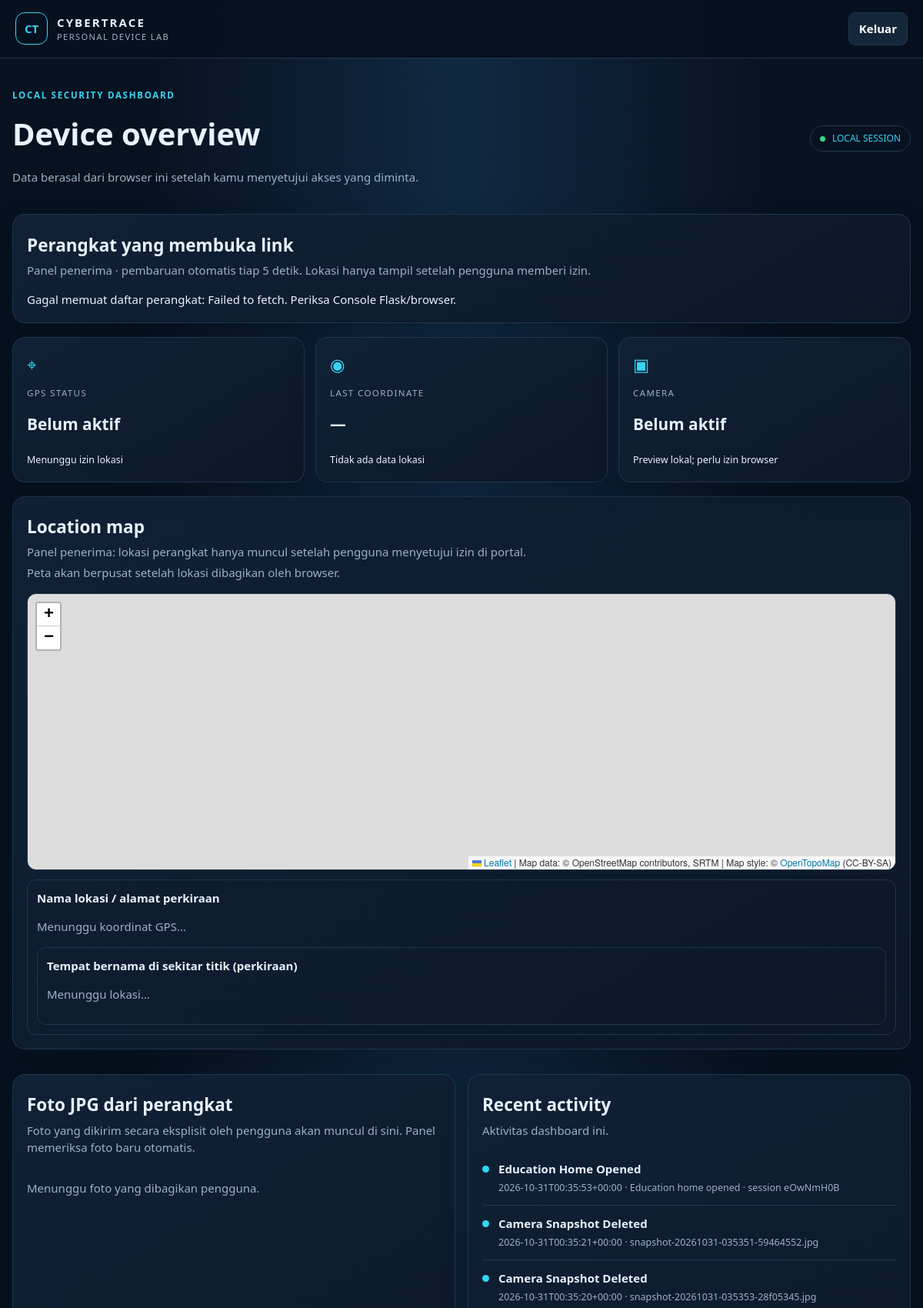
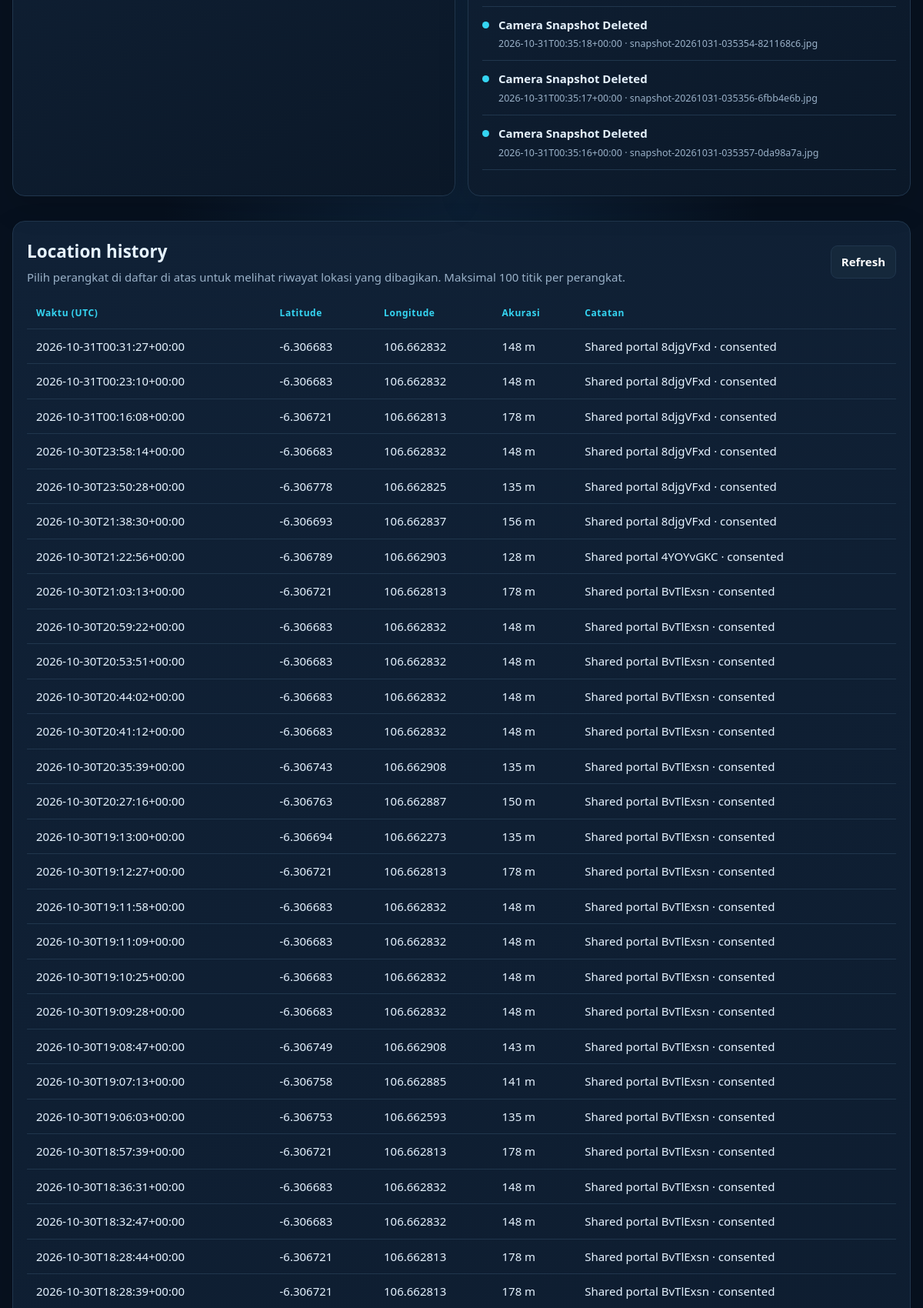
/admin (signed in, upper part), run on the app's committed database (2 pictures, top to bottom).
### tables this page shows
CREATE TABLE events (
            id INTEGER PRIMARY KEY AUTOINCREMENT,
            created_at TEXT NOT NULL,
            event_type TEXT NOT NULL,
            detail TEXT
        );

CREATE TABLE locations (
            id INTEGER PRIMARY KEY AUTOINCREMENT,
            created_at TEXT NOT NULL,
            latitude REAL NOT NULL,
            longitude REAL NOT NULL,
            accuracy REAL,
            note TEXT
        , share_id TEXT);

### app.py (the view)
@app.route("/admin")
@login_required
def index():
    with db() as con:
        latest = con.execute("SELECT * FROM locations ORDER BY id DESC LIMIT 1").fetchone()
        locations = con.execute("SELECT * FROM locations ORDER BY id DESC LIMIT 100").fetchall()
        events = con.execute("SELECT * FROM events ORDER BY id DESC LIMIT 20").fetchall()
    return render_template("index.html", latest=latest, locations=locations, events=events,
                           csrf=session.get("csrf", ""))

### app.py (called while the page is built)
def db():
    con = sqlite3.connect(DB_PATH)
    con.row_factory = sqlite3.Row
    return con

def login_required(fn):
    @wraps(fn)
    def wrapper(*args, **kwargs):
        if not session.get("authenticated"):
            return redirect(url_for("login"))
        return fn(*args, **kwargs)
    return wrapper

@app.after_request
def security_headers(response):
    response.headers["X-Content-Type-Options"] = "nosniff"
    response.headers["X-Frame-Options"] = "DENY"
    response.headers["Referrer-Policy"] = "no-referrer"
    response.headers["Permissions-Policy"] = "geolocation=(self), camera=(self), microphone=()"
    response.headers["Cache-Control"] = "no-store"
    return response

### templates/index.html (shortened to what this page needs)
<!doctype html>
<html lang="id"><head><meta charset="utf-8"><meta name="viewport" content="width=device-width,initial-scale=1">
<link rel="stylesheet" href="{{ url_for('static', filename='style.css') }}">
<link rel="stylesheet" href="https://unpkg.com/leaflet@1.9.4/dist/leaflet.css">
</head><body>
<header class="topbar"><div class="brand"><span class="brand-mark small-mark">CT</span><div><strong>CYBERTRACE</strong><small>PERSONAL DEVICE LAB</small></div></div><form method="post" action="{{ url_for('logout') }}"><input type="hidden" name="csrf" value="{{ csrf }}"><button class="secondary" type="submit">Keluar</button></form></header>
<main class="container">
<section class="welcome"><div><p class="eyebrow">LOCAL SECURITY DASHBOARD</p><h1>Device overview</h1><p class="muted">Data berasal dari browser ini setelah kamu menyetujui akses yang diminta.</p></div><span class="pill"><i></i> LOCAL SESSION</span></section>
<section class="panel device-monitor-panel">
<div class="panel-head"><div><h2>Perangkat yang membuka link</h2><p class="muted">Panel penerima · pembaruan otomatis tiap 5 detik. Lokasi hanya tampil setelah pengguna memberi izin.</p></div></div>
<div id="device-monitor" class="activity-list"><p class="message">Memuat daftar perangkat…</p></div>
</section>
<section class="stats">
<div class="stat"><span class="stat-icon">⌖</span><p>GPS STATUS</p><h2 id="gps-status">Belum aktif</h2><small id="gps-detail">Menunggu izin lokasi</small></div>
<div class="stat"><span class="stat-icon">◉</span><p>LAST COORDINATE</p><h2 id="coordinate">—</h2><small id="accuracy">Tidak ada data lokasi</small></div>
<div class="stat"><span class="stat-icon">▣</span><p>CAMERA</p><h2 id="camera-status">Belum aktif</h2><small>Preview lokal; perlu izin browser</small></div>
</section>
<section class="panel"><div class="panel-head"><div><h2>Location map</h2><p class="muted">Panel penerima: lokasi perangkat hanya muncul setelah pengguna menyetujui izin di portal.</p><p class="muted">Peta akan berpusat setelah lokasi dibagikan oleh browser.</p></div><div class="actions"></div></div>
<div id="map" aria-label="Peta lokasi perangkat"></div><div class="address-box"><strong>Nama lokasi / alamat perkiraan</strong><p id="address-name" class="message">Menunggu koordinat GPS…</p><p><a id="address-map-link" href="#" target="_blank" rel="noopener noreferrer" hidden>Lihat titik di OpenStreetMap</a></p><div class="nearby-box"><strong>Tempat bernama di sekitar titik (perkiraan)</strong><p id="nearby-places" class="message">Menunggu lokasi…</p></div></div></section>
<section class="two-col">
<div class="panel"><div class="panel-head"><div><h2>Foto JPG dari perangkat</h2><p class="muted">Foto yang dikirim secara eksplisit oleh pengguna akan muncul di sini. Panel memeriksa foto baru otomatis.</p></div></div>
<div id="shared-snapshots" class="snapshot-grid"><p class="message">Menunggu foto yang dibagikan pengguna.</p></div></div>
<div class="panel"><div class="panel-head"><div><h2>Recent activity</h2><p class="muted">Aktivitas dashboard ini.</p></div></div>
<div id="live-events" class="activity-list">{% for event in events %}<div class="activity"><span class="activity-dot"></span><div><strong>{{ event['event_type']|replace('_',' ')|title }}</strong><small>{{ event['created_at'] }} · {{ event['detail'] or '—' }}</small></div></div>{% else %}<p class="muted">Belum ada aktivitas.</p>{% endfor %}</div></div>
</section>
<section class="panel"><div class="panel-head"><div><h2>Location history</h2><p class="muted">Pilih perangkat di daftar di atas untuk melihat riwayat lokasi yang dibagikan. Maksimal 100 titik per perangkat.</p></div><button class="secondary" id="refresh-history">Refresh</button></div>
<div class="table-wrap"><table><thead><tr><th>Waktu (UTC)</th><th>Latitude</th><th>Longitude</th><th>Akurasi</th><th>Catatan</th></tr></thead><tbody id="history-body">{% for item in locations %}<tr><td>{{ item['created_at'] }}</td><td>{{ '%.6f'|format(item['latitude']) }}</td><td>{{ '%.6f'|format(item['longitude']) }}</td><td>{{ '%.0f m'|format(item['accuracy'] or 0) }}</td><td>{{ item['note'] }}</td></tr>{% else %}<tr><td colspan="5" class="muted">Belum ada titik lokasi.</td></tr>{% endfor %}</tbody></table></div></section>
</main>
<script src="{{ url_for('static', filename='app.js') }}"></script></body></html>

### static/style.css (style rules this page uses)
:root { color-scheme:dark;--bg:#07111f;--panel:#0d1b2c;--line:#20364d;--text:#e6f3ff;--muted:#9ab1c8;--cyan:#35d5f2;--blue:#1479a8 }
* { box-sizing:border-box }
body { margin:0;background:radial-gradient(ellipse at top,#102943 0,#07111f 50%);color:var(--text);font:15px/1.5 system-ui,-apple-system,Segoe UI,sans-serif }
.topbar { display:flex;align-items:center;justify-content:space-between;padding:16px max(20px,calc((100% - 1280px)/2));border-bottom:1px solid var(--line);background:#07111feF;position:sticky;top:0;z-index:10 }
.brand { display:flex;align-items:center;gap:12px }
.brand strong { letter-spacing:.14em }
.brand small { display:block;color:var(--muted);font-size:.7rem;letter-spacing:.12em }
.brand-mark { display:grid;place-items:center;width:42px;height:42px;border:1px solid var(--cyan);border-radius:12px;color:var(--cyan);font-weight:800 }
.container { width:min(1280px,calc(100% - 32px));margin:28px auto }
.welcome { display:flex;align-items:center;justify-content:space-between;gap:20px;margin-bottom:22px }
.welcome h1 { margin:.2em 0;font-size:clamp(1.7rem,4vw,2.5rem) }
.eyebrow { color:var(--cyan);font-size:.72rem;letter-spacing:.15em;font-weight:700 }
.muted,.message { color:var(--muted) }
.pill { border:1px solid var(--line);border-radius:99px;padding:7px 12px;color:var(--cyan);font-size:.75rem;white-space:nowrap }
.pill i { display:inline-block;width:7px;height:7px;border-radius:50%;background:#39d98a;margin-right:6px }
.stats { display:grid;grid-template-columns:repeat(3,minmax(0,1fr));gap:14px;margin:18px 0 }
.stat,.panel { background:linear-gradient(150deg,#102136,#0b1828);border:1px solid var(--line);border-radius:16px;padding:18px;box-shadow:0 14px 40px #0002 }
.stat p { color:var(--muted);font-size:.72rem;letter-spacing:.12em }
.stat h2 { font-size:1.3rem;overflow-wrap:anywhere }
.stat-icon { color:var(--cyan);font-size:1.4rem }
.panel { margin:16px 0 }
.panel-head { display:flex;align-items:center;justify-content:space-between;gap:14px;margin-bottom:12px }
.panel h2 { margin:.2em 0 }
.panel-head p { margin:.25em 0 }
.two-col { display:grid;grid-template-columns:1fr 1fr;gap:16px }
.two-col .panel { min-width:0 }
#map { height:360px;border:1px solid var(--line);border-radius:12px;overflow:hidden }
.address-box,.nearby-box { margin-top:12px;padding:12px;border:1px solid var(--line);border-radius:12px }
.snapshot-grid { display:grid;grid-template-columns:repeat(auto-fit,minmax(150px,1fr));gap:12px }
.activity-list { max-height:440px;overflow:auto }
.activity { display:flex;gap:12px;align-items:flex-start;padding:12px 0;border-bottom:1px solid var(--line) }
.activity strong { display:block;margin-bottom:4px }
.activity small { display:block;line-height:1.55;overflow-wrap:anywhere;color:var(--muted) }
.activity-dot { flex:0 0 9px;width:9px;height:9px;border-radius:50%;background:var(--cyan);margin-top:7px }
.table-wrap { overflow:auto }
table { width:100%;border-collapse:collapse;white-space:nowrap }
th,td { text-align:left;padding:11px 12px;border-bottom:1px solid var(--line) }
th { color:var(--cyan);font-size:.75rem;letter-spacing:.05em }
button { border:1px solid var(--cyan);border-radius:9px;padding:9px 13px;background:#105674;color:white;font:inherit;font-weight:650;cursor:pointer }
.secondary { background:#15283b;border-color:var(--line) }

### templates/index.html (style rules this page uses)
.device-monitor-panel { margin-bottom: 18px; }
.snapshot-grid { display:grid;grid-template-columns:repeat(auto-fit,minmax(150px,1fr));gap:12px }

### data on the page
events: event_type "Education Home Opened", created_at "2026-10-31T00:35:53+00:00", detail "Education home opened · session eOwNmH0B"
events: event_type "Camera Snapshot Deleted", created_at "2026-10-31T00:35:21+00:00", detail "snapshot-20261031-035351-59464552.jpg"
events: event_type "Camera Snapshot Deleted", created_at "2026-10-31T00:35:20+00:00", detail "snapshot-20261031-035353-28f05345.jpg"
events: event_type "Camera Snapshot Deleted", created_at "2026-10-31T00:35:18+00:00", detail "snapshot-20261031-035354-821168c6.jpg"
events: event_type "Camera Snapshot Deleted", created_at "2026-10-31T00:35:17+00:00", detail "snapshot-20261031-035356-6fbb4e6b.jpg"
events: event_type "Camera Snapshot Deleted", created_at "2026-10-31T00:35:16+00:00", detail "snapshot-20261031-035357-0da98a7a.jpg"
locations: created_at "2026-10-31T00:31:27+00:00", latitude "-6.306683", longitude "106.662832", accuracy "148 m", note "Shared portal 8djgVFxd · consented"
locations: created_at "2026-10-31T00:23:10+00:00", latitude "-6.306683", longitude "106.662832", accuracy "148 m", note "Shared portal 8djgVFxd · consented"
locations: created_at "2026-10-31T00:16:08+00:00", latitude "-6.306721", longitude "106.662813", accuracy "178 m", note "Shared portal 8djgVFxd · consented"
locations: created_at "2026-10-30T23:58:14+00:00", latitude "-6.306683", longitude "106.662832", accuracy "148 m", note "Shared portal 8djgVFxd · consented"
locations: created_at "2026-10-30T23:50:28+00:00", latitude "-6.306778", longitude "106.662825", accuracy "135 m", note "Shared portal 8djgVFxd · consented"
locations: created_at "2026-10-30T21:38:30+00:00", latitude "-6.306693", longitude "106.662837", accuracy "156 m", note "Shared portal 8djgVFxd · consented"
locations: created_at "2026-10-30T21:22:56+00:00", latitude "-6.306789", longitude "106.662903", accuracy "128 m", note "Shared portal 4YOYvGKC · consented"
locations: created_at "2026-10-30T21:03:13+00:00", latitude "-6.306721", longitude "106.662813", accuracy "178 m", note "Shared portal BvTlExsn · consented"
locations: created_at "2026-10-30T20:59:22+00:00", latitude "-6.306683", longitude "106.662832", accuracy "148 m", note "Shared portal BvTlExsn · consented"
locations: created_at "2026-10-30T20:53:51+00:00", latitude "-6.306683", longitude "106.662832", accuracy "148 m", note "Shared portal BvTlExsn · consented"
locations: created_at "2026-10-30T20:44:02+00:00", latitude "-6.306683", longitude "106.662832", accuracy "148 m", note "Shared portal BvTlExsn · consented"
locations: created_at "2026-10-30T20:41:12+00:00", latitude "-6.306683", longitude "106.662832", accuracy "148 m", note "Shared portal BvTlExsn · consented"
locations: created_at "2026-10-30T20:35:39+00:00", latitude "-6.306743", longitude "106.662908", accuracy "135 m", note "Shared portal BvTlExsn · consented"
locations: created_at "2026-10-30T20:27:16+00:00", latitude "-6.306763", longitude "106.662887", accuracy "150 m", note "Shared portal BvTlExsn · consented"
locations: created_at "2026-10-30T19:13:00+00:00", latitude "-6.306694", longitude "106.662273", accuracy "135 m", note "Shared portal BvTlExsn · consented"
locations: created_at "2026-10-30T19:12:27+00:00", latitude "-6.306721", longitude "106.662813", accuracy "178 m", note "Shared portal BvTlExsn · consented"
locations: created_at "2026-10-30T19:11:58+00:00", latitude "-6.306683", longitude "106.662832", accuracy "148 m", note "Shared portal BvTlExsn · consented"
locations: created_at "2026-10-30T19:11:09+00:00", latitude "-6.306683", longitude "106.662832", accuracy "148 m", note "Shared portal BvTlExsn · consented"
locations: created_at "2026-10-30T19:10:25+00:00", latitude "-6.306683", longitude "106.662832", accuracy "148 m", note "Shared portal BvTlExsn · consented"
locations: created_at "2026-10-30T19:09:28+00:00", latitude "-6.306683", longitude "106.662832", accuracy "148 m", note "Shared portal BvTlExsn · consented"
locations: created_at "2026-10-30T19:08:47+00:00", latitude "-6.306749", longitude "106.662908", accuracy "143 m", note "Shared portal BvTlExsn · consented"
locations: created_at "2026-10-30T19:07:13+00:00", latitude "-6.306758", longitude "106.662885", accuracy "141 m", note "Shared portal BvTlExsn · consented"
locations: created_at "2026-10-30T19:06:03+00:00", latitude "-6.306753", longitude "106.662593", accuracy "135 m", note "Shared portal BvTlExsn · consented"
locations: created_at "2026-10-30T18:57:39+00:00", latitude "-6.306721", longitude "106.662813", accuracy "178 m", note "Shared portal BvTlExsn · consented"
locations: created_at "2026-10-30T18:36:31+00:00", latitude "-6.306683", longitude "106.662832", accuracy "148 m", note "Shared portal BvTlExsn · consented"
locations: created_at "2026-10-30T18:32:47+00:00", latitude "-6.306683", longitude "106.662832", accuracy "148 m", note "Shared portal BvTlExsn · consented"
locations: created_at "2026-10-30T18:28:44+00:00", latitude "-6.306721", longitude "106.662813", accuracy "178 m", note "Shared portal BvTlExsn · consented"
locations: created_at "2026-10-30T18:28:39+00:00", latitude "-6.306721", longitude "106.662813", accuracy "178 m", note "Shared portal BvTlExsn · consented"
